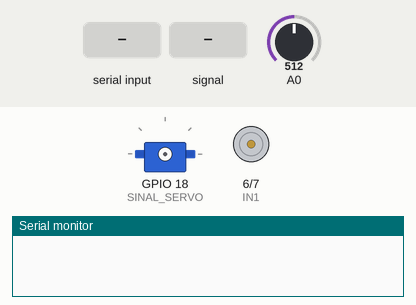
The sketch below on a simulated ESP8266 (NodeMCU). Parts: servo, motor-driver pin pairs drawn as motors (green arrow = first pin HIGH = forward, orange = second pin HIGH = backward, longer = more drive), the last lines printed to the serial monitor. The test bench sets the inputs (shaded band); at power-on: A0 = 512 (analog values on the 0–1023 scale).

Above: at 1.2 s.
1.3 s: "i" received over Serial
At 1.51 s:
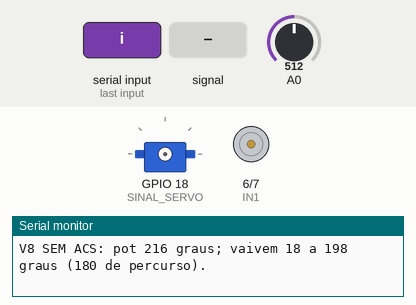
4.3 s: "x" received over Serial
5.8 s: "s" received over Serial
At 6.1 s:
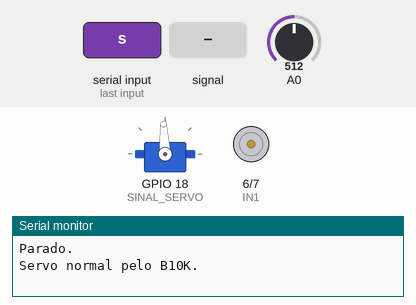
7.3 s: A0 fed a 200 Hz sine of ±81 counts around its level
At 8.1 s:
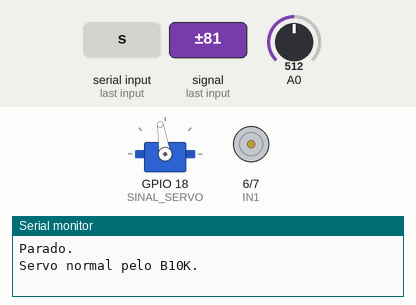
10.3 s: A0 set to 306
11.8 s: A0 fed a 2 Hz sine of ±306 counts around its level
At 12.29 s:
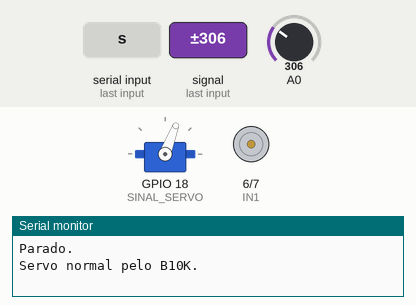
Timing chart, 0 to 15.8 s (numbered marks = the images above; inputs shaded):
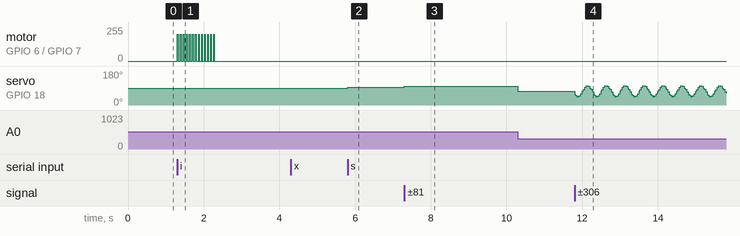

The sketch:

teste_tt_v8_180_pot216.ino
```cpp
#include <Arduino.h>
#include <Servo.h>
#include "Servo216.h"

constexpr uint8_t B10K=26, POSICAO=27, IN1=6, IN2=7, SINAL_SERVO=18;
enum class Estado { Parado, Detectando, Acomodando, Oscilando, Pausa };
Estado estado=Estado::Parado;
Servo servo;
Servo216::Malha malha;
bool normalAtivo=false, sincronizado=false, falha=false;
int pos=0, pot=0, inicioDeteccao=0, polaridade=0, pwmAtual=0, referenciaProgresso=0;
float angulo=108, alvo=108, destino=Servo216::B;
uint32_t inicioEstado=0, ultimaLeitura=0, ultimoServo=0, ultimaTela=0, ultimoCorte=0;
uint32_t inicioProgresso=0;

int media(uint8_t pino) {
  int soma=0;
  for(int n=0;n<8;++n) soma+=analogRead(pino);
  return soma/8;
}

void escreverPonte(int pwm) {
  if(pwm>=0) { analogWrite(IN2,0); analogWrite(IN1,pwm); }
  else { analogWrite(IN1,0); analogWrite(IN2,-pwm); }
  pwmAtual=pwm;
}

void motor(int pwm) {
  pwm=constrain(pwm,-Servo216::PWM_DETECCAO,Servo216::PWM_DETECCAO);
  uint32_t agora=millis();
  // Intervalo desligado ao inverter o comando da ponte.
  if(pwmAtual!=0 && (pwm==0 || Servo216::sinal(pwm)!=Servo216::sinal(pwmAtual))) {
    escreverPonte(0); ultimoCorte=agora;
    return;
  }
  if(pwm!=0 && agora-ultimoCorte<5) return;
  escreverPonte(pwm);
}

void parar() {
  motor(0); estado=Estado::Parado;
  normalAtivo=sincronizado=false;
  if(servo.attached()) servo.detach();
  pinMode(SINAL_SERVO,OUTPUT); digitalWrite(SINAL_SERVO,LOW);
}

void bloquear(const char* motivo) {
  parar(); falha=true;
  Serial.print("PAROU: "); Serial.println(motivo);
  Serial.println("Confira a montagem; x para reconhecer. Nao reinicia sozinho.");
}

bool ligarNormal(int us) {
  servo.attach(SINAL_SERVO,1000,2000,us);
  normalAtivo=servo.attached();
  if(!normalAtivo) bloquear("Falha no sinal do servo normal.");
  return normalAtivo;
}

void iniciar(bool ambos) {
  parar();
  if(falha) { Serial.println("Confira a falha e envie x."); return; }
  pos=media(POSICAO); angulo=Servo216::graus(pos);
  if(!Servo216::partidaValida(angulo)) {
    Serial.println("Eixo perto da ponta. TT desligado: leve para perto do meio e envie i."); return;
  }
  alvo=angulo; destino=Servo216::B;
  if(ambos && !ligarNormal(Servo216::pulsoServo(alvo))) return;
  sincronizado=ambos;
  inicioDeteccao=pos; polaridade=0;
  inicioEstado=millis(); malha.iniciar(angulo,inicioEstado);
  estado=Estado::Detectando;
  Serial.println("V8 SEM ACS: pot 216 graus; vaivem 18 a 198 graus (180 de percurso).");
}

void comando(char c) {
  if(c>='A' && c<='Z') c+='a'-'A';
  if(c=='x' || c=='r') { parar(); falha=false; Serial.println("Parado."); }
  else if(c=='i') iniciar(false);
  else if(c=='t') iniciar(true);
  else if(c=='s') {
    parar();
    if(falha) { Serial.println("Confira a falha e envie x."); return; }
    pot=media(B10K);
    if(ligarNormal(map(pot,0,4095,1000,2000))) Serial.println("Servo normal pelo B10K.");
  } else if(c=='?') {
    Serial.println("i: TT vaivem 180 | t: ambos | s: normal pelo B10K | x: parar");
    Serial.println("Sem a/b. Escala nominal: 0-4095 ADC = 0-216 graus, conforme curso informado.");
  }
}

void atualizar(uint32_t agora,float dt) {
  pot=media(B10K); pos=media(POSICAO); angulo=Servo216::graus(pos);
  if(normalAtivo && agora-ultimoServo>=20) {
    ultimoServo=agora;
    servo.writeMicroseconds(sincronizado ? Servo216::pulsoServo(alvo) : map(pot,0,4095,1000,2000));
  }
  if(estado==Estado::Parado) return;
  if(dt>0.05f) { bloquear("Ciclo de controle atrasado."); return; }
  if(!Servo216::seguro(angulo)) { bloquear("Posicao saiu da margem de 9 a 207 graus."); return; }
  malha.observar(angulo,dt);

  if(estado==Estado::Detectando) {
    int delta=pos-inicioDeteccao;
    if(abs(delta)>=10) {
      motor(0); polaridade=Servo216::sinal(delta);
      estado=Estado::Acomodando; inicioEstado=agora;
      Serial.println("Sentido detectado. Preparando acompanhamento com desaceleracao.");
    } else if(agora-inicioEstado>=1000) bloquear("Sem movimento na deteccao de sentido.");
    else motor((agora-inicioEstado)%80<20 ? Servo216::PWM_DETECCAO : 0);
    return;
  }
  if(estado==Estado::Acomodando) {
    motor(0);
    if(agora-inicioEstado>=80) {
      malha.iniciar(angulo,agora); alvo=angulo;
      referenciaProgresso=pos; inicioProgresso=agora;
      estado=Estado::Oscilando;
    }
    return;
  }
  if(estado==Estado::Pausa) {
    motor(0);
    if(agora-inicioEstado>=300) {
      destino=destino>108 ? Servo216::A : Servo216::B;
      estado=Estado::Oscilando;
      referenciaProgresso=pos; inicioProgresso=agora;
    }
    return;
  }

  float passo=Servo216::VELOCIDADE_ALVO*dt;
  alvo+=Servo216::limitar(destino-alvo,-passo,passo);
  float velAlvo=Servo216::absoluto(alvo-destino)<0.001f ? 0 : Servo216::VELOCIDADE_ALVO*Servo216::sinal(destino-alvo);
  if(Servo216::absoluto(alvo-destino)<0.001f && Servo216::absoluto(angulo-destino)<=Servo216::TOLERANCIA && Servo216::absoluto(malha.velocidade)<8) {
    motor(0); estado=Estado::Pausa; inicioEstado=agora;
    return;
  }
  int pwm=malha.calcular(alvo,velAlvo,agora);
  motor(pwm*polaridade);
  if(abs(pos-referenciaProgresso)>=4 || Servo216::absoluto(alvo-angulo)<1.0f) {
    referenciaProgresso=pos; inicioProgresso=agora;
  } else if(agora-inicioProgresso>1000) bloquear("Sem progresso de posicao.");
}

void setup() {
  digitalWrite(IN1,LOW); digitalWrite(IN2,LOW);
  pinMode(IN1,OUTPUT); pinMode(IN2,OUTPUT);
  analogWriteRange(255); analogWriteFreq(20000);
  pinMode(SINAL_SERVO,OUTPUT); digitalWrite(SINAL_SERVO,LOW);
  analogReadResolution(12);
  pinMode(B10K,INPUT); pinMode(POSICAO,INPUT);
  Serial.begin(115200); escreverPonte(0);
}

void loop() {
  if(!Serial && (estado!=Estado::Parado || normalAtivo)) parar();
  for(int n=0;n<16 && Serial.available();++n) comando(Serial.read());
  uint32_t agora=millis();
  if(agora-ultimaLeitura>=5) {
    float dt=(agora-ultimaLeitura)*0.001f;
    ultimaLeitura=agora; atualizar(agora,dt);
  }
  if(Serial && agora-ultimaTela>=250 && Serial.availableForWrite()>=100) {
    ultimaTela=agora;
    Serial.print("V8 POS="); Serial.print(pos);
    Serial.print(" ANG="); Serial.print(angulo,1);
    Serial.print(" ALVO="); Serial.print(alvo,1);
    Serial.print(" VEL="); Serial.print(malha.velocidade,1);
    Serial.print(" PWM="); Serial.print(pwmAtual);
    Serial.print(" ESTADO="); Serial.print((int)estado);
    Serial.print(" FALHA="); Serial.println(falha);
  }
}
```

Servo216.h
```cpp
#pragma once
#include <stdint.h>
#include <math.h>

namespace Servo216 {
// Curso informado pelo usuario. Pressupoe potenciometro linear: 0-3V3 = 0-216 graus.
constexpr float CURSO_POT = 216.0f;
constexpr float A = 18.0f, B = 198.0f;
constexpr float CORTE_A = 9.0f, CORTE_B = 207.0f;
constexpr float VELOCIDADE_ALVO = 15.0f;
constexpr float TOLERANCIA = 1.2f;
constexpr int PWM_DETECCAO = 200, PWM_MAX = 128, PWM_PERTO_PONTA = 96;
constexpr float KP = 9.0f, KD = 1.6f;
constexpr float graus(int raw) { return raw * (CURSO_POT / 4095.0f); }
constexpr int adc(float g) { return (int)(g * (4095.0f / CURSO_POT) + 0.5f); }
constexpr int sinal(float v) { return (v > 0) - (v < 0); }
constexpr float absoluto(float v) { return v < 0 ? -v : v; }
constexpr float limitar(float v, float baixo, float alto) { return v < baixo ? baixo : (v > alto ? alto : v); }
constexpr bool seguro(float g) { return g > CORTE_A && g < CORTE_B; }
constexpr bool partidaValida(float g) { return g >= A + 6 && g <= B - 6; }
constexpr int pulsoServo(float alvo) { return 1000 + (int)(limitar((alvo-A)/(B-A),0,1)*1000+0.5f); }
constexpr float pd(float erro, float velAlvo, float velMedida) { return KP*erro + KD*(velAlvo-velMedida); }
constexpr int limitarSaida(float g, int pwm) {
  return ((g <= A && pwm < 0) || (g >= B && pwm > 0)) ? 0 : pwm;
}

// Mesma malha usada no firmware e nos testes de simulacao. Sem dependencias Arduino.
class Malha {
 public:
  float angulo = 108, velocidade = 0;
  void iniciar(float g, uint32_t agora) {
    angulo = anterior = g; velocidade = 0;
    arranque = false; ultimoArranque = agora - 200;
  }
  void observar(float g, float dt) {
    dt = limitar(dt, 0.001f, 0.05f);
    float instantanea = (g-anterior)/dt;
    velocidade += 0.2f*(instantanea-velocidade);
    angulo = anterior = g;
  }
  int calcular(float alvo, float velAlvo, uint32_t agora) {
    float erro = alvo-angulo;
    if (absoluto(erro) <= 0.7f && absoluto(velocidade) < 5) { arranque=false; return 0; }
    float distanciaPonta = fminf(angulo-A, B-angulo);
    int limite = distanciaPonta < 10 ? PWM_PERTO_PONTA : PWM_MAX;
    int saida = (int)lroundf(limitar(pd(erro,velAlvo,velocidade),-limite,limite));
    // Impulso curto para vencer atrito, em vez de manter 78% continuamente.
    if (!arranque && absoluto(velocidade) < 3 && absoluto(erro) > 1.3f && agora-ultimoArranque >= 200) {
      arranque=true; inicioArranque=ultimoArranque=agora; sentidoArranque=sinal(erro);
    }
    if (arranque) {
      if (agora-inicioArranque >= 12 || absoluto(velocidade) > 60 || erro*sentidoArranque < 0.4f) arranque=false;
      else saida=PWM_DETECCAO*sentidoArranque;
    }
    return limitarSaida(angulo,saida);
  }
 private:
  float anterior = 108;
  bool arranque = false;
  int sentidoArranque = 0;
  uint32_t inicioArranque = 0, ultimoArranque = 0;
};
}
```

Measured:
- after the input at 1.3 s, motor on GPIO 6 (IN1) / GPIO 7 (IN2): alternates forward 200/255 for 0.02 s and stopped for 0.06 s, 26 changes in all, then stays stopped, starting at once
- after the input at 5.8 s, servo on GPIO 18 (SINAL_SERVO): 90° → 93° at once
- after the input at 7.3 s, servo on GPIO 18 (SINAL_SERVO): alternates 100° for 0.04 s and 99° for 0.06 s, starting at once
- after the input at 11.8 s, servo on GPIO 18 (SINAL_SERVO): 73° → 56° at once, then repeats every 0.50 s: 51° 0.04 s, 45° 0.04 s, 46° 0.02 s, 49° 0.04 s, 60° 0.04 s, 74° 0.02 s, 81° 0.04 s, 93° 0.04 s, 101° 0.02 s, 102° 0.04 s, 99° 0.04 s, 90° 0.02 s, 83° 0.04 s, 69° 0.04 s, 56° 0.02 s
